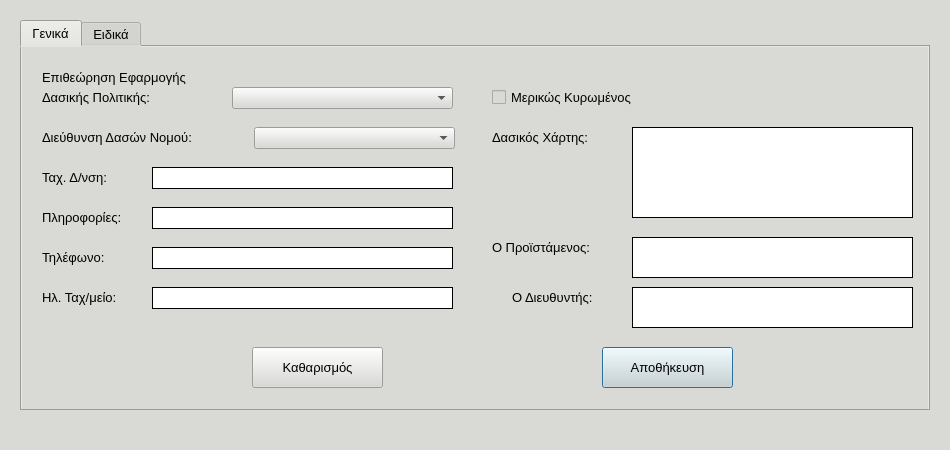
<?xml version="1.0" encoding="UTF-8"?>
<ui version="4.0">
 <class>pdxDialogBase</class>
 <widget class="QDialog" name="pdxDialogBase">
  <property name="geometry">
   <rect>
    <x>0</x>
    <y>0</y>
    <width>950</width>
    <height>450</height>
   </rect>
  </property>
  <property name="sizePolicy">
   <sizepolicy hsizetype="Fixed" vsizetype="Fixed">
    <horstretch>0</horstretch>
    <verstretch>0</verstretch>
   </sizepolicy>
  </property>
  <property name="windowTitle">
   <string>pistopoihtika</string>
  </property>
  <property name="styleSheet">
   <string notr="true">QWidget { background-color: rgb(217,217,214)}</string>
  </property>
  <widget class="QTabWidget" name="tabWidget">
   <property name="geometry">
    <rect>
     <x>20</x>
     <y>20</y>
     <width>910</width>
     <height>391</height>
    </rect>
   </property>
   <property name="palette">
    <palette>
     <active>
      <colorrole role="Button">
       <brush brushstyle="SolidPattern">
        <color alpha="255">
         <red>217</red>
         <green>217</green>
         <blue>214</blue>
        </color>
       </brush>
      </colorrole>
      <colorrole role="Base">
       <brush brushstyle="SolidPattern">
        <color alpha="255">
         <red>217</red>
         <green>217</green>
         <blue>214</blue>
        </color>
       </brush>
      </colorrole>
      <colorrole role="Window">
       <brush brushstyle="SolidPattern">
        <color alpha="255">
         <red>217</red>
         <green>217</green>
         <blue>214</blue>
        </color>
       </brush>
      </colorrole>
     </active>
     <inactive>
      <colorrole role="Button">
       <brush brushstyle="SolidPattern">
        <color alpha="255">
         <red>217</red>
         <green>217</green>
         <blue>214</blue>
        </color>
       </brush>
      </colorrole>
      <colorrole role="Base">
       <brush brushstyle="SolidPattern">
        <color alpha="255">
         <red>217</red>
         <green>217</green>
         <blue>214</blue>
        </color>
       </brush>
      </colorrole>
      <colorrole role="Window">
       <brush brushstyle="SolidPattern">
        <color alpha="255">
         <red>217</red>
         <green>217</green>
         <blue>214</blue>
        </color>
       </brush>
      </colorrole>
     </inactive>
     <disabled>
      <colorrole role="Button">
       <brush brushstyle="SolidPattern">
        <color alpha="255">
         <red>217</red>
         <green>217</green>
         <blue>214</blue>
        </color>
       </brush>
      </colorrole>
      <colorrole role="Base">
       <brush brushstyle="SolidPattern">
        <color alpha="255">
         <red>217</red>
         <green>217</green>
         <blue>214</blue>
        </color>
       </brush>
      </colorrole>
      <colorrole role="Window">
       <brush brushstyle="SolidPattern">
        <color alpha="255">
         <red>217</red>
         <green>217</green>
         <blue>214</blue>
        </color>
       </brush>
      </colorrole>
     </disabled>
    </palette>
   </property>
   <property name="font">
    <font>
     <pointsize>10</pointsize>
    </font>
   </property>
   <property name="styleSheet">
    <string notr="true">QWidget { background-color: rgb(217,217,214)}</string>
   </property>
   <property name="currentIndex">
    <number>0</number>
   </property>
   <widget class="QWidget" name="tab">
    <attribute name="title">
     <string>Γενικά</string>
    </attribute>
    <widget class="QLabel" name="label">
     <property name="geometry">
      <rect>
       <x>20</x>
       <y>20</y>
       <width>191</width>
       <height>21</height>
      </rect>
     </property>
     <property name="font">
      <font>
       <pointsize>10</pointsize>
      </font>
     </property>
     <property name="text">
      <string>Επιθεώρηση Εφαρμογής</string>
     </property>
    </widget>
    <widget class="QComboBox" name="comboBox">
     <property name="geometry">
      <rect>
       <x>210</x>
       <y>40</y>
       <width>221</width>
       <height>22</height>
      </rect>
     </property>
     <property name="autoFillBackground">
      <bool>false</bool>
     </property>
     <property name="styleSheet">
      <string notr="true">border: 1px solid black; 
/*background-color: transparent; </string>
     </property>
    </widget>
    <widget class="QLabel" name="label_3">
     <property name="geometry">
      <rect>
       <x>20</x>
       <y>80</y>
       <width>201</width>
       <height>21</height>
      </rect>
     </property>
     <property name="font">
      <font>
       <pointsize>10</pointsize>
      </font>
     </property>
     <property name="text">
      <string>Διεύθυνση Δασών Νομού:</string>
     </property>
    </widget>
    <widget class="QComboBox" name="comboBox_2">
     <property name="geometry">
      <rect>
       <x>232</x>
       <y>80</y>
       <width>201</width>
       <height>22</height>
      </rect>
     </property>
     <property name="styleSheet">
      <string notr="true">border: 1px solid black; 
/*background-color: transparent; </string>
     </property>
    </widget>
    <widget class="QLabel" name="label_4">
     <property name="geometry">
      <rect>
       <x>20</x>
       <y>120</y>
       <width>101</width>
       <height>21</height>
      </rect>
     </property>
     <property name="font">
      <font>
       <pointsize>10</pointsize>
      </font>
     </property>
     <property name="text">
      <string>Ταχ. Δ/νση:</string>
     </property>
    </widget>
    <widget class="QLineEdit" name="lineEdit">
     <property name="geometry">
      <rect>
       <x>130</x>
       <y>120</y>
       <width>301</width>
       <height>22</height>
      </rect>
     </property>
     <property name="styleSheet">
      <string notr="true">border: 1px solid black; 
background-color: white; </string>
     </property>
    </widget>
    <widget class="QLabel" name="label_5">
     <property name="geometry">
      <rect>
       <x>20</x>
       <y>160</y>
       <width>101</width>
       <height>21</height>
      </rect>
     </property>
     <property name="font">
      <font>
       <pointsize>10</pointsize>
      </font>
     </property>
     <property name="text">
      <string>Πληροφορίες:</string>
     </property>
    </widget>
    <widget class="QLineEdit" name="lineEdit_2">
     <property name="geometry">
      <rect>
       <x>130</x>
       <y>160</y>
       <width>301</width>
       <height>22</height>
      </rect>
     </property>
     <property name="styleSheet">
      <string notr="true">border: 1px solid black; 
background-color: white; </string>
     </property>
    </widget>
    <widget class="QLineEdit" name="lineEdit_3">
     <property name="geometry">
      <rect>
       <x>130</x>
       <y>200</y>
       <width>301</width>
       <height>22</height>
      </rect>
     </property>
     <property name="styleSheet">
      <string notr="true">border: 1px solid black; 
background-color: white; </string>
     </property>
     <property name="text">
      <string/>
     </property>
    </widget>
    <widget class="QLabel" name="label_6">
     <property name="geometry">
      <rect>
       <x>20</x>
       <y>200</y>
       <width>101</width>
       <height>21</height>
      </rect>
     </property>
     <property name="font">
      <font>
       <pointsize>10</pointsize>
      </font>
     </property>
     <property name="text">
      <string>Τηλέφωνο:</string>
     </property>
    </widget>
    <widget class="QLabel" name="label_7">
     <property name="geometry">
      <rect>
       <x>20</x>
       <y>240</y>
       <width>101</width>
       <height>21</height>
      </rect>
     </property>
     <property name="font">
      <font>
       <pointsize>10</pointsize>
      </font>
     </property>
     <property name="text">
      <string>Ηλ. Ταχ/μείο:</string>
     </property>
    </widget>
    <widget class="QLineEdit" name="lineEdit_4">
     <property name="geometry">
      <rect>
       <x>130</x>
       <y>240</y>
       <width>301</width>
       <height>22</height>
      </rect>
     </property>
     <property name="styleSheet">
      <string notr="true">border: 1px solid black; 
background-color: white; </string>
     </property>
     <property name="text">
      <string/>
     </property>
    </widget>
    <widget class="QLabel" name="label_9">
     <property name="geometry">
      <rect>
       <x>470</x>
       <y>80</y>
       <width>131</width>
       <height>21</height>
      </rect>
     </property>
     <property name="font">
      <font>
       <pointsize>10</pointsize>
      </font>
     </property>
     <property name="text">
      <string>Δασικός Χάρτης:</string>
     </property>
    </widget>
    <widget class="QPlainTextEdit" name="plainTextEdit">
     <property name="geometry">
      <rect>
       <x>610</x>
       <y>80</y>
       <width>281</width>
       <height>91</height>
      </rect>
     </property>
     <property name="styleSheet">
      <string notr="true">border: 1px solid black; 
background-color: white; </string>
     </property>
     <property name="lineWidth">
      <number>5</number>
     </property>
    </widget>
    <widget class="QPlainTextEdit" name="plainTextEdit_2">
     <property name="geometry">
      <rect>
       <x>610</x>
       <y>190</y>
       <width>281</width>
       <height>41</height>
      </rect>
     </property>
     <property name="styleSheet">
      <string notr="true">border: 1px solid black; 
background-color: white; </string>
     </property>
    </widget>
    <widget class="QLabel" name="label_10">
     <property name="geometry">
      <rect>
       <x>470</x>
       <y>190</y>
       <width>131</width>
       <height>21</height>
      </rect>
     </property>
     <property name="font">
      <font>
       <pointsize>10</pointsize>
      </font>
     </property>
     <property name="text">
      <string>Ο Προϊστάμενος:</string>
     </property>
    </widget>
    <widget class="QPushButton" name="pushButton_2">
     <property name="geometry">
      <rect>
       <x>580</x>
       <y>300</y>
       <width>131</width>
       <height>41</height>
      </rect>
     </property>
     <property name="font">
      <font>
       <pointsize>10</pointsize>
      </font>
     </property>
     <property name="text">
      <string>Αποθήκευση</string>
     </property>
    </widget>
    <widget class="QLabel" name="label_11">
     <property name="geometry">
      <rect>
       <x>20</x>
       <y>40</y>
       <width>151</width>
       <height>21</height>
      </rect>
     </property>
     <property name="font">
      <font>
       <pointsize>10</pointsize>
      </font>
     </property>
     <property name="text">
      <string>Δασικής Πολιτικής:</string>
     </property>
    </widget>
    <widget class="QPushButton" name="pushButton">
     <property name="geometry">
      <rect>
       <x>230</x>
       <y>300</y>
       <width>131</width>
       <height>41</height>
      </rect>
     </property>
     <property name="font">
      <font>
       <pointsize>10</pointsize>
      </font>
     </property>
     <property name="text">
      <string>Καθαρισμός</string>
     </property>
    </widget>
    <widget class="QCheckBox" name="checkBox">
     <property name="geometry">
      <rect>
       <x>470</x>
       <y>40</y>
       <width>181</width>
       <height>20</height>
      </rect>
     </property>
     <property name="font">
      <font>
       <pointsize>10</pointsize>
      </font>
     </property>
     <property name="text">
      <string>Μερικώς Κυρωμένος</string>
     </property>
    </widget>
    <widget class="QLabel" name="label_20">
     <property name="geometry">
      <rect>
       <x>490</x>
       <y>240</y>
       <width>131</width>
       <height>21</height>
      </rect>
     </property>
     <property name="font">
      <font>
       <pointsize>10</pointsize>
      </font>
     </property>
     <property name="text">
      <string>Ο Διευθυντής:</string>
     </property>
    </widget>
    <widget class="QPlainTextEdit" name="plainTextEdit_5">
     <property name="geometry">
      <rect>
       <x>610</x>
       <y>240</y>
       <width>281</width>
       <height>41</height>
      </rect>
     </property>
     <property name="styleSheet">
      <string notr="true">border: 1px solid black; 
background-color: white; </string>
     </property>
    </widget>
   </widget>
   <widget class="QWidget" name="tab_2">
    <attribute name="title">
     <string>Ειδικά</string>
    </attribute>
    <widget class="QPlainTextEdit" name="plainTextEdit_3">
     <property name="geometry">
      <rect>
       <x>70</x>
       <y>10</y>
       <width>371</width>
       <height>121</height>
      </rect>
     </property>
     <property name="styleSheet">
      <string notr="true">border: 1px solid black; 
background-color: white; </string>
     </property>
     <property name="lineWidth">
      <number>5</number>
     </property>
    </widget>
    <widget class="QLabel" name="label_12">
     <property name="geometry">
      <rect>
       <x>10</x>
       <y>10</y>
       <width>51</width>
       <height>21</height>
      </rect>
     </property>
     <property name="font">
      <font>
       <pointsize>10</pointsize>
      </font>
     </property>
     <property name="text">
      <string>Προς:</string>
     </property>
    </widget>
    <widget class="QLabel" name="label_13">
     <property name="geometry">
      <rect>
       <x>70</x>
       <y>150</y>
       <width>121</width>
       <height>21</height>
      </rect>
     </property>
     <property name="font">
      <font>
       <pointsize>10</pointsize>
      </font>
     </property>
     <property name="text">
      <string>Αρ. Εισ. Πρωτ.:</string>
     </property>
    </widget>
    <widget class="QLineEdit" name="lineEdit_5">
     <property name="geometry">
      <rect>
       <x>210</x>
       <y>150</y>
       <width>231</width>
       <height>22</height>
      </rect>
     </property>
     <property name="styleSheet">
      <string notr="true">border: 1px solid black; 
background-color: white; </string>
     </property>
     <property name="text">
      <string/>
     </property>
    </widget>
    <widget class="QLabel" name="label_14">
     <property name="geometry">
      <rect>
       <x>10</x>
       <y>240</y>
       <width>201</width>
       <height>21</height>
      </rect>
     </property>
     <property name="font">
      <font>
       <pointsize>10</pointsize>
      </font>
     </property>
     <property name="text">
      <string>Ονομ/μο (γενική πτώση):</string>
     </property>
    </widget>
    <widget class="QLineEdit" name="lineEdit_6">
     <property name="geometry">
      <rect>
       <x>210</x>
       <y>240</y>
       <width>231</width>
       <height>22</height>
      </rect>
     </property>
     <property name="styleSheet">
      <string notr="true">border: 1px solid black; 
background-color: white; </string>
     </property>
     <property name="text">
      <string/>
     </property>
    </widget>
    <widget class="QPlainTextEdit" name="plainTextEdit_4">
     <property name="geometry">
      <rect>
       <x>600</x>
       <y>10</y>
       <width>281</width>
       <height>61</height>
      </rect>
     </property>
     <property name="styleSheet">
      <string notr="true">border: 1px solid black; 
background-color: white; </string>
     </property>
     <property name="frameShadow">
      <enum>QFrame::Raised</enum>
     </property>
     <property name="lineWidth">
      <number>5</number>
     </property>
    </widget>
    <widget class="QLabel" name="label_15">
     <property name="geometry">
      <rect>
       <x>520</x>
       <y>10</y>
       <width>71</width>
       <height>21</height>
      </rect>
     </property>
     <property name="font">
      <font>
       <pointsize>10</pointsize>
      </font>
     </property>
     <property name="text">
      <string>Στοιχεία:</string>
     </property>
    </widget>
    <widget class="QLabel" name="label_16">
     <property name="geometry">
      <rect>
       <x>540</x>
       <y>100</y>
       <width>81</width>
       <height>21</height>
      </rect>
     </property>
     <property name="font">
      <font>
       <pointsize>10</pointsize>
      </font>
     </property>
     <property name="text">
      <string>Εμβαδόν:</string>
     </property>
    </widget>
    <widget class="QLineEdit" name="lineEdit_7">
     <property name="geometry">
      <rect>
       <x>630</x>
       <y>100</y>
       <width>251</width>
       <height>22</height>
      </rect>
     </property>
     <property name="styleSheet">
      <string notr="true">border: 1px solid black; 
background-color: white; </string>
     </property>
     <property name="text">
      <string/>
     </property>
    </widget>
    <widget class="QPushButton" name="pushButton_3">
     <property name="geometry">
      <rect>
       <x>770</x>
       <y>155</y>
       <width>93</width>
       <height>30</height>
      </rect>
     </property>
     <property name="font">
      <font>
       <pointsize>10</pointsize>
      </font>
     </property>
     <property name="text">
      <string>Browse</string>
     </property>
    </widget>
    <widget class="QLabel" name="label_17">
     <property name="geometry">
      <rect>
       <x>680</x>
       <y>160</y>
       <width>81</width>
       <height>21</height>
      </rect>
     </property>
     <property name="font">
      <font>
       <pointsize>10</pointsize>
      </font>
     </property>
     <property name="text">
      <string>dxf αρχείο:</string>
     </property>
    </widget>
    <widget class="QLineEdit" name="lineEdit_8">
     <property name="geometry">
      <rect>
       <x>630</x>
       <y>190</y>
       <width>251</width>
       <height>22</height>
      </rect>
     </property>
     <property name="styleSheet">
      <string notr="true">border: 1px solid black; 
background-color: white; </string>
     </property>
     <property name="text">
      <string/>
     </property>
    </widget>
    <widget class="QLabel" name="label_18">
     <property name="geometry">
      <rect>
       <x>590</x>
       <y>240</y>
       <width>151</width>
       <height>21</height>
      </rect>
     </property>
     <property name="font">
      <font>
       <pointsize>10</pointsize>
      </font>
     </property>
     <property name="text">
      <string>Πρωτόκολλο ΙΡΙΔΑ:</string>
     </property>
    </widget>
    <widget class="QLineEdit" name="lineEdit_9">
     <property name="geometry">
      <rect>
       <x>750</x>
       <y>240</y>
       <width>131</width>
       <height>22</height>
      </rect>
     </property>
     <property name="styleSheet">
      <string notr="true">border: 1px solid black; 
background-color: white; </string>
     </property>
     <property name="text">
      <string/>
     </property>
    </widget>
    <widget class="QLineEdit" name="lineEdit_10">
     <property name="geometry">
      <rect>
       <x>750</x>
       <y>280</y>
       <width>131</width>
       <height>22</height>
      </rect>
     </property>
     <property name="styleSheet">
      <string notr="true">border: 1px solid black; 
background-color: white; </string>
     </property>
     <property name="text">
      <string/>
     </property>
    </widget>
    <widget class="QLabel" name="label_19">
     <property name="geometry">
      <rect>
       <x>590</x>
       <y>280</y>
       <width>101</width>
       <height>21</height>
      </rect>
     </property>
     <property name="font">
      <font>
       <pointsize>10</pointsize>
      </font>
     </property>
     <property name="text">
      <string>Ημερομηνία:</string>
     </property>
    </widget>
    <widget class="QPushButton" name="pushButton_4">
     <property name="geometry">
      <rect>
       <x>740</x>
       <y>320</y>
       <width>141</width>
       <height>31</height>
      </rect>
     </property>
     <property name="font">
      <font>
       <pointsize>10</pointsize>
      </font>
     </property>
     <property name="text">
      <string>Πιστοποιητικό</string>
     </property>
    </widget>
    <widget class="QRadioButton" name="radioButton_3">
     <property name="geometry">
      <rect>
       <x>30</x>
       <y>210</y>
       <width>61</width>
       <height>20</height>
      </rect>
     </property>
     <property name="font">
      <font>
       <pointsize>10</pointsize>
      </font>
     </property>
     <property name="text">
      <string>του</string>
     </property>
     <attribute name="buttonGroup">
      <string notr="true">buttonGroup</string>
     </attribute>
    </widget>
    <widget class="QRadioButton" name="radioButton_4">
     <property name="geometry">
      <rect>
       <x>90</x>
       <y>210</y>
       <width>61</width>
       <height>20</height>
      </rect>
     </property>
     <property name="font">
      <font>
       <pointsize>10</pointsize>
      </font>
     </property>
     <property name="text">
      <string>της</string>
     </property>
     <attribute name="buttonGroup">
      <string notr="true">buttonGroup</string>
     </attribute>
    </widget>
    <widget class="QPushButton" name="pushButton_5">
     <property name="geometry">
      <rect>
       <x>20</x>
       <y>320</y>
       <width>81</width>
       <height>31</height>
      </rect>
     </property>
     <property name="font">
      <font>
       <pointsize>10</pointsize>
      </font>
     </property>
     <property name="text">
      <string>Βοήθεια</string>
     </property>
    </widget>
   </widget>
  </widget>
  <widget class="QLabel" name="label_2">
   <property name="geometry">
    <rect>
     <x>20</x>
     <y>410</y>
     <width>910</width>
     <height>31</height>
    </rect>
   </property>
   <property name="font">
    <font>
     <pointsize>10</pointsize>
    </font>
   </property>
   <property name="text">
    <string/>
   </property>
  </widget>
 </widget>
 <resources/>
 <connections/>
 <buttongroups>
  <buttongroup name="buttonGroup"/>
 </buttongroups>
</ui>
